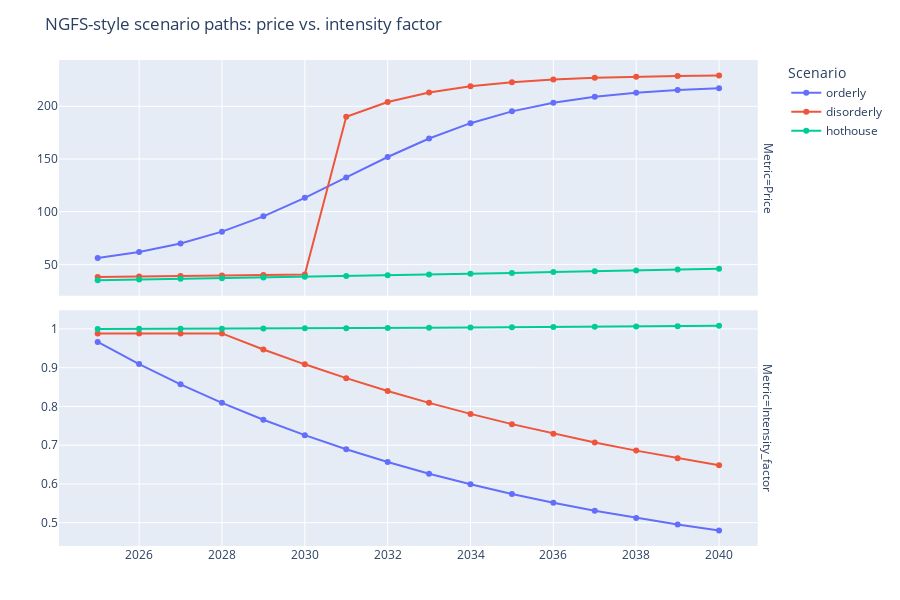

Notebook cell for this chart:
### Code cell
scenario_frames = []
for scen_name, scen_df in scenarios.items():
    scenario_frames.append(scen_df.reset_index().assign(Scenario=scen_name))

scenarios_long = (
    pd.concat(scenario_frames, ignore_index=True)
    .melt(id_vars=["Year", "Scenario"], var_name="Metric", value_name="Value")
)

fig = px.line(
    scenarios_long,
    x="Year",
    y="Value",
    color="Scenario",
    facet_row="Metric",
    title="NGFS-style scenario paths: price vs. intensity factor",
    height=600,
)
fig.update_traces(mode="lines+markers")
fig.update_yaxes(matches=None)
fig.update_xaxes(title="")
fig.update_yaxes(title="")
fig.update_layout(margin=dict(l=40, r=40, t=60, b=40))
fig.show()

### Figure 1 — Plotly figure (JSON) as saved in the notebook; plotly's stock layout.template omitted (floating-point values rounded to 4 significant figures)
{"data": [{"hovertemplate": "Scenario=orderly<br>Metric=Price<br>Year=%{x}<br>Value=%{y}<extra></extra>", "legendgroup": "orderly", "line": {"color": "#636efa", "dash": "solid"}, "marker": {"symbol": "circle"}, "mode": "lines+markers", "name": "orderly", "orientation": "v", "showlegend": true, "type": "scatter", "x": [2025, 2026, 2027, 2028, 2029, 2030, 2031, 2032, 2033, 2034, 2035, 2036, 2037, 2038, 2039, 2040], "xaxis": "x2", "y": [56.02, 61.69, 69.82, 81.03, 95.58, 113.1, 132.5, 151.9, 169.4, 184.0, 195.2, 203.3, 209.0, 212.8, 215.3, 217.0], "yaxis": "y2"}, {"hovertemplate": "Scenario=orderly<br>Metric=Intensity_factor<br>Year=%{x}<br>Value=%{y}<extra></extra>", "legendgroup": "orderly", "line": {"color": "#636efa", "dash": "solid"}, "marker": {"symbol": "circle"}, "mode": "lines+markers", "name": "orderly", "orientation": "v", "showlegend": false, "type": "scatter", "x": [2025, 2026, 2027, 2028, 2029, 2030, 2031, 2032, 2033, 2034, 2035, 2036, 2037, 2038, 2039, 2040], "xaxis": "x", "y": [0.9665, 0.9094, 0.8571, 0.8093, 0.7657, 0.7259, 0.6897, 0.6566, 0.6265, 0.5992, 0.5743, 0.5516, 0.5311, 0.5124, 0.4954, 0.48], "yaxis": "y"}, {"hovertemplate": "Scenario=disorderly<br>Metric=Price<br>Year=%{x}<br>Value=%{y}<extra></extra>", "legendgroup": "disorderly", "line": {"color": "#EF553B", "dash": "solid"}, "marker": {"symbol": "circle"}, "mode": "lines+markers", "name": "disorderly", "orientation": "v", "showlegend": true, "type": "scatter", "x": [2025, 2026, 2027, 2028, 2029, 2030, 2031, 2032, 2033, 2034, 2035, 2036, 2037, 2038, 2039, 2040], "xaxis": "x2", "y": [38.0, 38.46, 38.92, 39.38, 39.86, 40.34, 190.0, 204.0, 213.1, 219.0, 222.9, 225.4, 227.0, 228.0, 228.7, 229.2], "yaxis": "y2"}, {"hovertemplate": "Scenario=disorderly<br>Metric=Intensity_factor<br>Year=%{x}<br>Value=%{y}<extra></extra>", "legendgroup": "disorderly", "line": {"color": "#EF553B", "dash": "solid"}, "marker": {"symbol": "circle"}, "mode": "lines+markers", "name": "disorderly", "orientation": "v", "showlegend": false, "type": "scatter", "x": [2025, 2026, 2027, 2028, 2029, 2030, 2031, 2032, 2033, 2034, 2035, 2036, 2037, 2038, 2039, 2040], "xaxis": "x", "y": [0.9884, 0.9884, 0.9884, 0.9884, 0.9471, 0.9087, 0.873, 0.84, 0.8093, 0.7808, 0.7543, 0.7298, 0.7071, 0.686, 0.6665, 0.6483], "yaxis": "y"}, {"hovertemplate": "Scenario=hothouse<br>Metric=Price<br>Year=%{x}<br>Value=%{y}<extra></extra>", "legendgroup": "hothouse", "line": {"color": "#00cc96", "dash": "solid"}, "marker": {"symbol": "circle"}, "mode": "lines+markers", "name": "hothouse", "orientation": "v", "showlegend": true, "type": "scatter", "x": [2025, 2026, 2027, 2028, 2029, 2030, 2031, 2032, 2033, 2034, 2035, 2036, 2037, 2038, 2039, 2040], "xaxis": "x2", "y": [35.0, 35.63, 36.27, 36.93, 37.59, 38.27, 38.97, 39.67, 40.4, 41.13, 41.88, 42.65, 43.43, 44.23, 45.05, 45.88], "yaxis": "y2"}, {"hovertemplate": "Scenario=hothouse<br>Metric=Intensity_factor<br>Year=%{x}<br>Value=%{y}<extra></extra>", "legendgroup": "hothouse", "line": {"color": "#00cc96", "dash": "solid"}, "marker": {"symbol": "circle"}, "mode": "lines+markers", "name": "hothouse", "orientation": "v", "showlegend": false, "type": "scatter", "x": [2025, 2026, 2027, 2028, 2029, 2030, 2031, 2032, 2033, 2034, 2035, 2036, 2037, 2038, 2039, 2040], "xaxis": "x", "y": [1.0, 1.0, 1.0, 1.001, 1.001, 1.002, 1.002, 1.003, 1.003, 1.004, 1.004, 1.005, 1.006, 1.006, 1.007, 1.008], "yaxis": "y"}], "layout": {"annotations": [{"font": {}, "showarrow": false, "text": "Metric=Intensity_factor", "textangle": 90, "x": 0.98, "xanchor": "left", "xref": "paper", "y": 0.2425, "yanchor": "middle", "yref": "paper"}, {"font": {}, "showarrow": false, "text": "Metric=Price", "textangle": 90, "x": 0.98, "xanchor": "left", "xref": "paper", "y": 0.7575, "yanchor": "middle", "yref": "paper"}], "height": 600, "legend": {"title": {"text": "Scenario"}, "tracegroupgap": 0}, "margin": {"b": 40, "l": 40, "r": 40, "t": 60}, "title": {"text": "NGFS-style scenario paths: price vs. intensity factor"}, "xaxis": {"anchor": "y", "domain": [0, 0.98], "title": {"text": ""}}, "xaxis2": {"anchor": "y2", "domain": [0, 0.98], "matches": "x", "showticklabels": false, "title": {"text": ""}}, "yaxis": {"anchor": "x", "domain": [0, 0.485], "title": {"text": ""}}, "yaxis2": {"anchor": "x2", "domain": [0.515, 1], "title": {"text": ""}}}}
